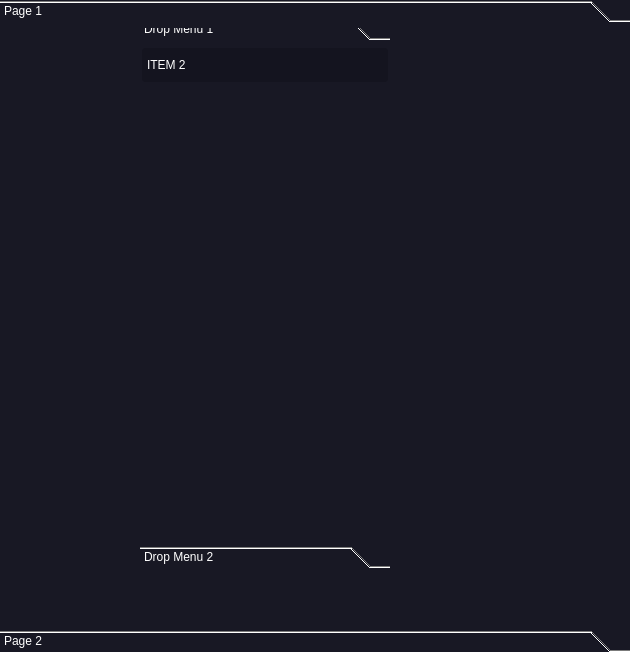
<?xml version="1.0" encoding="UTF-8"?>
<ui version="4.0">
 <class>MainWindow</class>
 <widget class="QMainWindow" name="MainWindow">
  <property name="geometry">
   <rect>
    <x>0</x>
    <y>0</y>
    <width>630</width>
    <height>652</height>
   </rect>
  </property>
  <property name="font">
   <font>
    <family>Noto Sans Mono Light</family>
   </font>
  </property>
  <property name="windowTitle">
   <string>MainWindow</string>
  </property>
  <property name="styleSheet">
   <string notr="true">*{
	background-color: transparent;
	padding: 0;
	margin: 0;
	border: none;
	color: #fff;
}
QPushButton{
	background-color: rgba(14, 14, 22, 100);
	border: 2px solid rgb(24, 24, 36);
	border-radius: 5px;
}
#centralwidget{
	background-color: rgb(24, 24, 36);
	text-align: left;
}
#footer{	
	background-color: rgb(9, 5, 13);
	padding: 10px;
}
#messages_widget,
#menu_widget,
#right_menu,
#search_widget,
#notifications_widget,
#bottom_menu,
#login_widget,
#header_search_widget{	
	background-color: rgb(9, 5, 13);
	padding: 10px;
	border-radius: 5px;
}</string>
  </property>
  <widget class="QWidget" name="centralwidget">
   <property name="styleSheet">
    <string notr="true"/>
   </property>
   <layout class="QHBoxLayout" name="horizontalLayout">
    <property name="spacing">
     <number>0</number>
    </property>
    <property name="leftMargin">
     <number>0</number>
    </property>
    <property name="topMargin">
     <number>0</number>
    </property>
    <property name="rightMargin">
     <number>0</number>
    </property>
    <property name="bottomMargin">
     <number>0</number>
    </property>
    <item>
     <widget class="QToolBox" name="toolBox">
      <property name="currentIndex">
       <number>0</number>
      </property>
      <widget class="QWidget" name="page_3">
       <property name="geometry">
        <rect>
         <x>0</x>
         <y>0</y>
         <width>630</width>
         <height>590</height>
        </rect>
       </property>
       <attribute name="label">
        <string>Page 1</string>
       </attribute>
       <widget class="QToolBox" name="toolBox_2">
        <property name="geometry">
         <rect>
          <x>140</x>
          <y>-10</y>
          <width>250</width>
          <height>550</height>
         </rect>
        </property>
        <property name="styleSheet">
         <string notr="true">QToolBox{
	background-color: rgb(24, 24, 36);
	text-align: left;
}
QPushButton{
	background-color: rgba(14, 14, 22, 100);
	border: 2px solid rgb(24, 24, 36);
	padding: 10px 5px;
	border-radius: 5px;
	text-align: left;
}
</string>
        </property>
        <property name="currentIndex">
         <number>0</number>
        </property>
        <widget class="QWidget" name="page_5">
         <property name="geometry">
          <rect>
           <x>0</x>
           <y>0</y>
           <width>250</width>
           <height>488</height>
          </rect>
         </property>
         <attribute name="icon">
          <iconset resource="icons.qrc">
           <normaloff>:/icons/icons/chevron-down.svg</normaloff>:/icons/icons/chevron-down.svg</iconset>
         </attribute>
         <attribute name="label">
          <string>Drop Menu 1</string>
         </attribute>
         <layout class="QVBoxLayout" name="verticalLayout_7">
          <property name="spacing">
           <number>0</number>
          </property>
          <property name="leftMargin">
           <number>0</number>
          </property>
          <property name="topMargin">
           <number>0</number>
          </property>
          <property name="rightMargin">
           <number>0</number>
          </property>
          <property name="bottomMargin">
           <number>0</number>
          </property>
          <item>
           <widget class="QPushButton" name="pushButton_11">
            <property name="text">
             <string>ITEM 2</string>
            </property>
            <property name="icon">
             <iconset resource="icons.qrc">
              <normaloff>:/icons/icons/bar-chart-2.svg</normaloff>:/icons/icons/bar-chart-2.svg</iconset>
            </property>
           </widget>
          </item>
          <item alignment="Qt::AlignTop">
           <widget class="QFrame" name="frame_10">
            <property name="frameShape">
             <enum>QFrame::StyledPanel</enum>
            </property>
            <property name="frameShadow">
             <enum>QFrame::Raised</enum>
            </property>
            <layout class="QVBoxLayout" name="verticalLayout_8">
             <property name="spacing">
              <number>0</number>
             </property>
             <property name="leftMargin">
              <number>0</number>
             </property>
             <property name="topMargin">
              <number>0</number>
             </property>
             <property name="rightMargin">
              <number>0</number>
             </property>
             <property name="bottomMargin">
              <number>0</number>
             </property>
            </layout>
           </widget>
          </item>
         </layout>
        </widget>
        <widget class="QWidget" name="page_6">
         <property name="geometry">
          <rect>
           <x>0</x>
           <y>0</y>
           <width>250</width>
           <height>488</height>
          </rect>
         </property>
         <attribute name="icon">
          <iconset resource="icons.qrc">
           <normaloff>:/icons/icons/chevron-down.svg</normaloff>:/icons/icons/chevron-down.svg</iconset>
         </attribute>
         <attribute name="label">
          <string>Drop Menu 2</string>
         </attribute>
         <layout class="QVBoxLayout" name="verticalLayout_9">
          <property name="spacing">
           <number>0</number>
          </property>
          <property name="leftMargin">
           <number>0</number>
          </property>
          <property name="topMargin">
           <number>0</number>
          </property>
          <property name="rightMargin">
           <number>0</number>
          </property>
          <property name="bottomMargin">
           <number>0</number>
          </property>
          <item>
           <widget class="QPushButton" name="pushButton_13">
            <property name="text">
             <string>SUB MENU</string>
            </property>
            <property name="icon">
             <iconset resource="icons.qrc">
              <normaloff>:/icons/icons/printer.svg</normaloff>:/icons/icons/printer.svg</iconset>
            </property>
           </widget>
          </item>
          <item alignment="Qt::AlignTop">
           <widget class="QFrame" name="frame_11">
            <property name="frameShape">
             <enum>QFrame::StyledPanel</enum>
            </property>
            <property name="frameShadow">
             <enum>QFrame::Raised</enum>
            </property>
            <layout class="QVBoxLayout" name="verticalLayout_10">
             <property name="spacing">
              <number>0</number>
             </property>
             <property name="leftMargin">
              <number>0</number>
             </property>
             <property name="topMargin">
              <number>0</number>
             </property>
             <property name="rightMargin">
              <number>0</number>
             </property>
             <property name="bottomMargin">
              <number>0</number>
             </property>
            </layout>
           </widget>
          </item>
         </layout>
        </widget>
       </widget>
      </widget>
      <widget class="QWidget" name="page_4">
       <property name="geometry">
        <rect>
         <x>0</x>
         <y>0</y>
         <width>630</width>
         <height>590</height>
        </rect>
       </property>
       <attribute name="label">
        <string>Page 2</string>
       </attribute>
      </widget>
     </widget>
    </item>
   </layout>
  </widget>
 </widget>
 <resources>
  <include location="icons.qrc"/>
 </resources>
 <connections/>
</ui>
